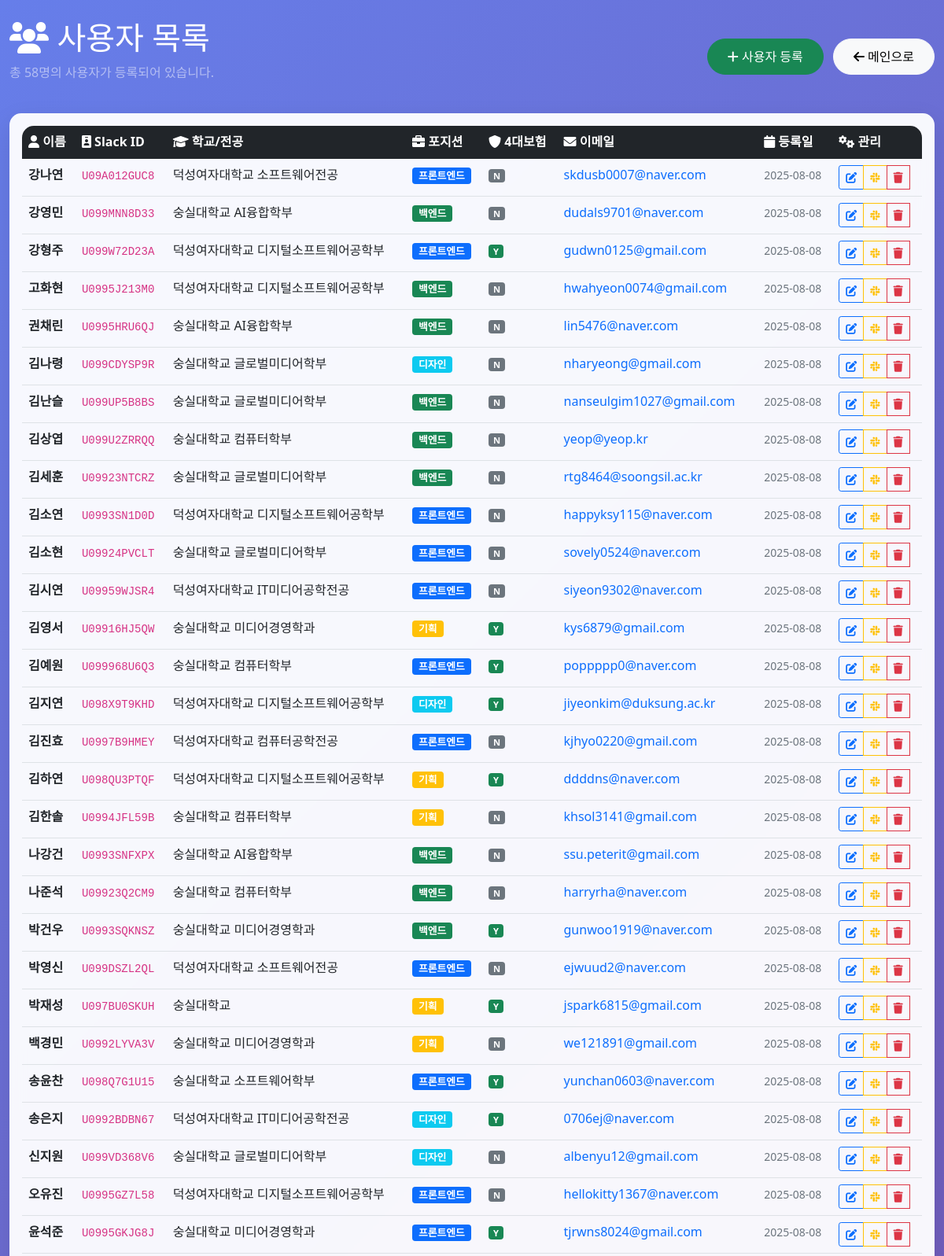
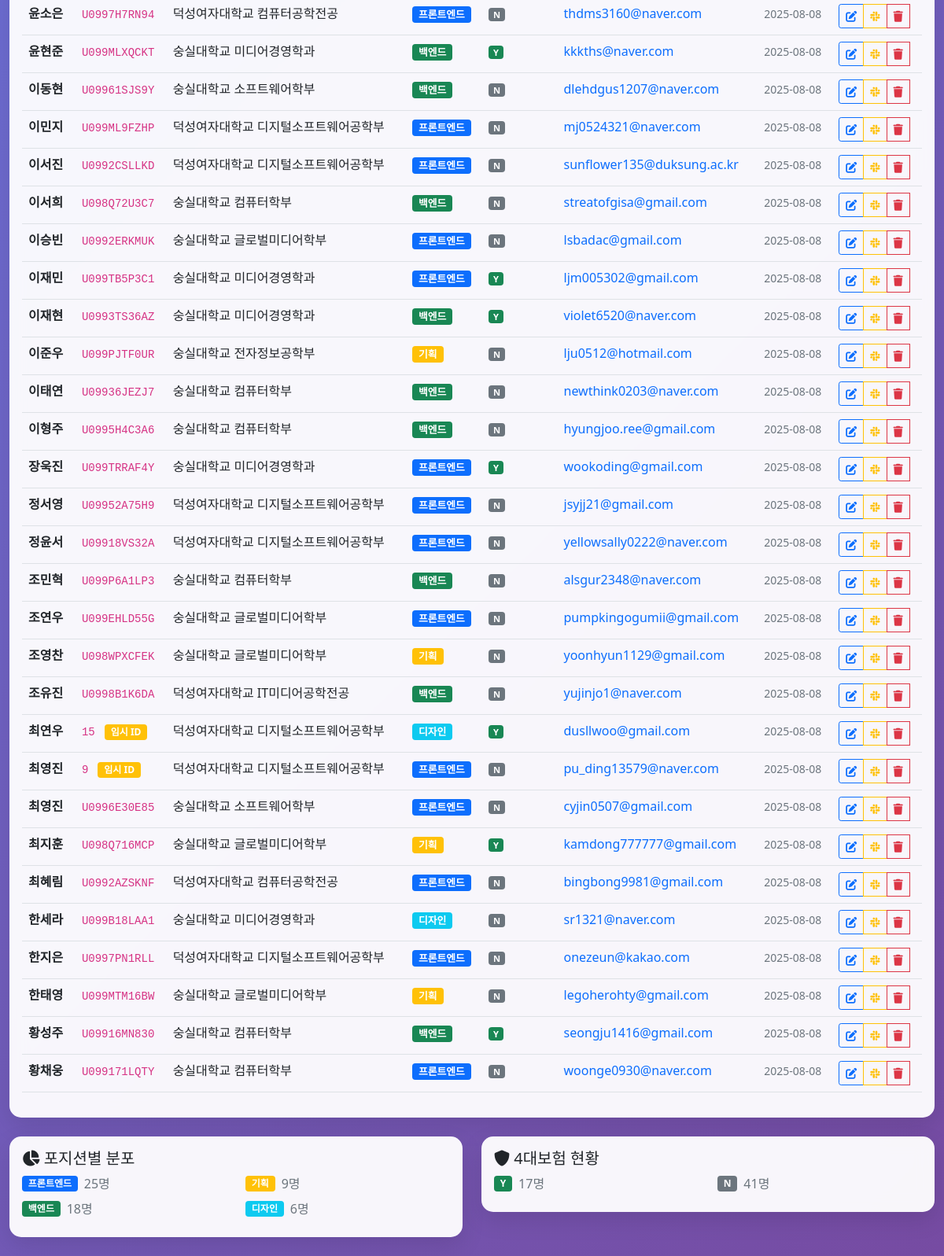
/users, run on an earlier commit of the app's database (2 pictures, top to bottom).
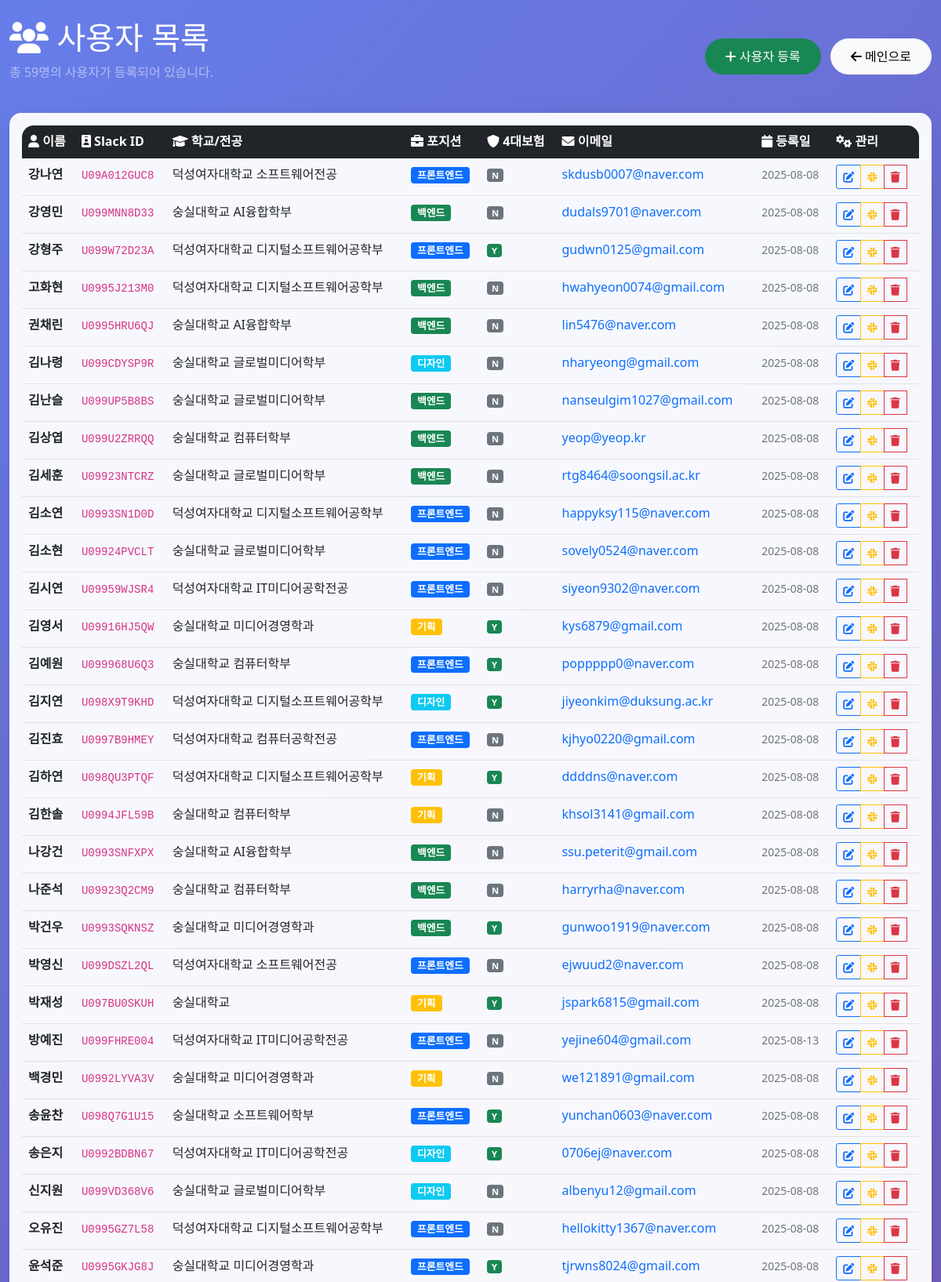
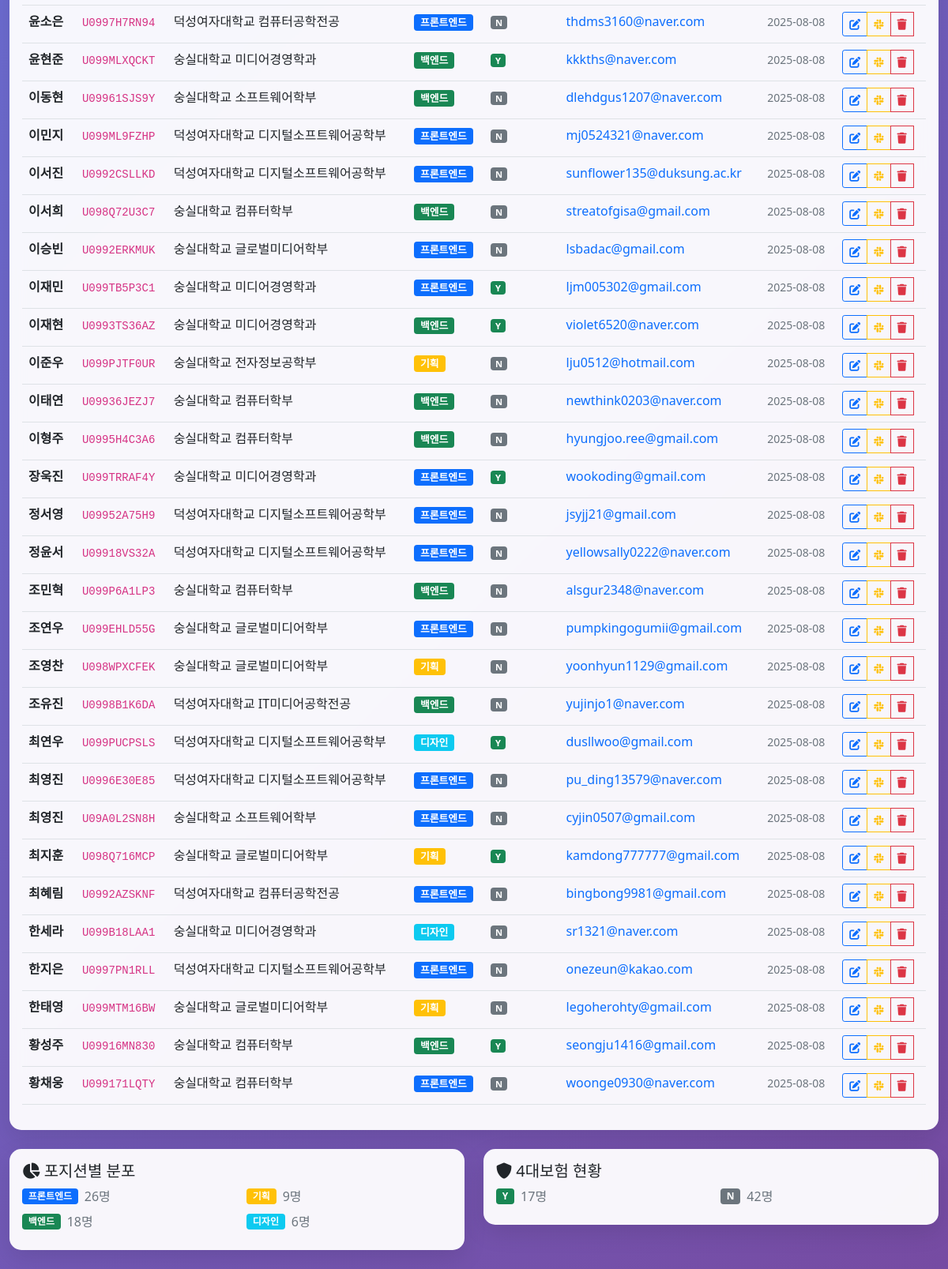
And on a later commit of the database (2 pictures, top to bottom).
### tables this page shows
CREATE TABLE users (
                    id INTEGER PRIMARY KEY AUTOINCREMENT,
                    user_id VARCHAR UNIQUE NOT NULL,
                    name VARCHAR NOT NULL,
                    school_major VARCHAR,
                    position VARCHAR,
                    insurance VARCHAR,
                    email VARCHAR,
                    created_at DATETIME DEFAULT CURRENT_TIMESTAMP,
                    is_active BOOLEAN DEFAULT 1
                );

### app/db_viewer.py (the view)
@app.get("/users", response_class=HTMLResponse)
async def view_users(request: Request):
    conn = get_db_connection()
    cursor = conn.cursor()
    cursor.execute("""
        SELECT user_id, name, school_major, position, insurance, email, created_at
        FROM users
        WHERE is_active = 1
        ORDER BY name
    """)
    users = cursor.fetchall()
    conn.close()
    return templates.TemplateResponse("users.html", {
        "request": request,
        "users": users,
        "total_users": len(users)
    })

### templates/users.html (shortened to what the changed rows need)
<!DOCTYPE html>
<html lang="ko">
<head>
    <link href="https://cdn.jsdelivr.net/npm/bootstrap@5.1.3/dist/css/bootstrap.min.css" rel="stylesheet">
    <link href="https://cdnjs.cloudflare.com/ajax/libs/font-awesome/6.0.0/css/all.min.css" rel="stylesheet">
</head>
<body>
    <div class="container-fluid py-4">
        <div class="row">
            <div class="col-12">
                <div class="d-flex justify-content-between align-items-center mb-4">
                    <div>
                        <h1 class="text-white">
                            <i class="fas fa-users"></i> 사용자 목록
                        </h1>
                        <p class="text-white-50">총 {{ total_users }}명의 사용자가 등록되어 있습니다.</p>
                    </div>
                </div>
                <div class="card user-card">
                    <div class="card-body">
                        <div class="table-responsive">
                            <table class="table table-hover">
                                <thead class="table-dark">
                                    <tr>
                                        <th><i class="fas fa-user"></i> 이름</th>
                                        <th><i class="fas fa-id-badge"></i> Slack ID</th>
                                        <th><i class="fas fa-graduation-cap"></i> 학교/전공</th>
                                        <th><i class="fas fa-briefcase"></i> 포지션</th>
                                        <th><i class="fas fa-shield-alt"></i> 4대보험</th>
                                        <th><i class="fas fa-envelope"></i> 이메일</th>
                                        <th><i class="fas fa-calendar"></i> 등록일</th>
                                        <th><i class="fas fa-cogs"></i> 관리</th>
                                    </tr>
                                </thead>
                                <tbody>
                                    {% for user in users %}
                                    <tr>
                                        <td>
                                            <strong>
                                                {% if user.display_name %}
                                                    {{ user.name }} ({{ user.display_name }})
                                                {% else %}
                                                    {{ user.name }}
                                                {% endif %}
                                            </strong>
                                        </td>
                                        <td>
                                            <code>{{ user.user_id }}</code>
                                            {% if not user.user_id.startswith('U') %}
                                                <span class="badge bg-warning ms-2">임시 ID</span>
                                            {% endif %}
                                        </td>
                                        <td>
                                            {% if user.school_major %}
                                                {{ user.school_major }}
                                            {% else %}
                                                <span class="text-muted">미입력</span>
                                            {% endif %}
                                        </td>
                                        <td>
                                            {% if user.position %}
                                                {% if user.position == "프론트엔드" %}
                                                    <span class="badge bg-primary position-badge">{{ user.position }}</span>
                                                {% elif user.position == "백엔드" %}
                                                    <span class="badge bg-success position-badge">{{ user.position }}</span>
                                                {% elif user.position == "기획" %}
                                                    <span class="badge bg-warning position-badge">{{ user.position }}</span>
                                                {% elif user.position == "디자인" %}
                                                    <span class="badge bg-info position-badge">{{ user.position }}</span>
                                                {% else %}
                                                    <span class="badge bg-secondary position-badge">{{ user.position }}</span>
                                                {% endif %}
                                            {% else %}
                                                <span class="text-muted">미입력</span>
                                            {% endif %}
                                        </td>
                                        <td>
                                            {% if user.insurance %}
                                                {% if user.insurance == "Y" %}
                                                    <span class="badge bg-success insurance-badge">Y</span>
                                                {% else %}
                                                    <span class="badge bg-secondary insurance-badge">N</span>
                                                {% endif %}
                                            {% else %}
                                                <span class="text-muted">미입력</span>
                                            {% endif %}
                                        </td>
                                        <td>
                                            {% if user.email %}
                                                <a href="mailto:{{ user.email }}" class="text-decoration-none">
                                                    {{ user.email }}
                                                </a>
                                            {% else %}
                                                <span class="text-muted">미입력</span>
                                            {% endif %}
                                        </td>
                                        <td>
                                            <small class="text-muted">
                                                {{ user.created_at.split(' ')[0] }}
                                            </small>
                                        </td>
                                        <td>
                                            <div class="btn-group" role="group">
                                                <a href="/users/edit/{{ user.user_id }}" class="btn btn-sm btn-outline-primary" title="사용자 정보 수정">
                                                    <i class="fas fa-edit"></i>
                                                </a>
                                                <button type="button" class="btn btn-sm btn-outline-warning"
                                                        onclick="editSlackId('{{ user.user_id }}', '{{ user.name }}')"
                                                        title="Slack ID 변경"
                                                        {% if not user.user_id.startswith('U') %}style="border-color: #ffc107; color: #ffc107;"{% endif %}>
                                                    <i class="fab fa-slack"></i>
                                                </button>
                                                <button type="button" class="btn btn-sm btn-outline-danger"
                                                        onclick="if(confirm('정말 삭제하시겠습니까?')) { document.getElementById('delete-form-{{ user.user_id }}').submit(); }"
                                                        title="사용자 삭제">
                                                    <i class="fas fa-trash"></i>
                                                </button>
                                            </div>
                                        </td>
                                    </tr>
                                    {% endfor %}
                                </tbody>
                            </table>
                        </div>
                    </div>
                </div>
                <div class="row mt-4">
                    <div class="col-md-6">
                        <div class="card user-card">
                            <div class="card-body">
                                <div class="row">
                                    <div class="col-6">
                                        <div class="d-flex align-items-center mb-2">
                                            <span class="badge bg-primary me-2">프론트엔드</span>
                                            <span class="text-muted">{{ users | selectattr('position', 'equalto', '프론트엔드') | list | length }}명</span>
                                        </div>
                                    </div>
                                </div>
                            </div>
                        </div>
                    </div>
                    <div class="col-md-6">
                        <div class="card user-card">
                            <div class="card-body">
                                <div class="row">
                                    <div class="col-6">
                                        <div class="d-flex align-items-center mb-2">
                                            <span class="badge bg-secondary me-2">N</span>
                                            <span class="text-muted">{{ users | selectattr('insurance', 'equalto', 'N') | list | length }}명</span>
                                        </div>
                                    </div>
                                </div>
                            </div>
                        </div>
                    </div>
                </div>
            </div>
        </div>
    </div>
</body>
</html>

What changed in the data, as far as the page shows it:
added users: name "방예진", user_id "U099FHRE004", school_major "덕성여자대학교 IT미디어공학전공", position "프론트엔드", insurance "N", email "yejine604@gmail.com", created_at "2025-08-13"
changed users "최연우": user_id "15" → "U099PUCPSLS"; no longer shows "임시 ID"
changed users "pu_ding13579@naver.com": user_id "9" → "U0996E30E85"; no longer shows "임시 ID"
changed users "cyjin0507@gmail.com": user_id "U0996E30E85" → "U09A0L2SN8H"
Also different on the page:
{{ total_users }}: "58" → "59"
{{ users | selectattr('position', 'equalto', '프론트엔드') | list | length }}: "25" → "26"
{{ users | selectattr('insurance', 'equalto', 'N') | list | length }}: "41" → "42"
